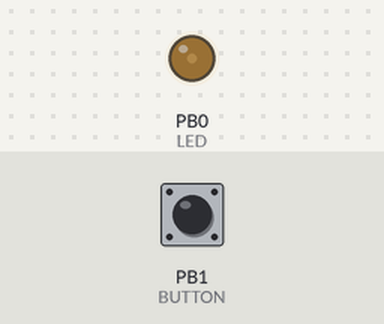
A program run on a simulated ATtiny13, built with avr-gcc and emulated at 9.6 MHz. Shown: output pins drawn as LEDs (lit = HIGH). The inputs (shaded band) are chosen by the test bench; at power-on: PB1 (BUTTON) LOW.

Above: at 1.2 s.
1.3 s: PB1 (BUTTON) pulled HIGH for 3.2 s
At 6.1 s:
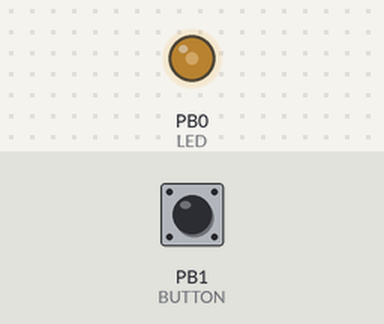
7.5 s: PB1 (BUTTON) pulled HIGH for 1 s
At 10.8 s:
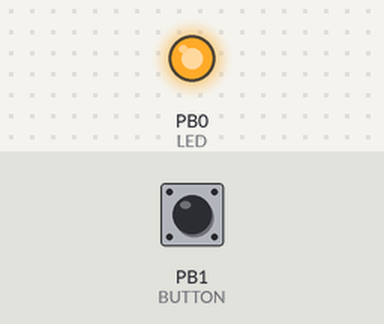
Timing chart, 0 to 14.7 s (numbered marks = the images above; inputs shaded):
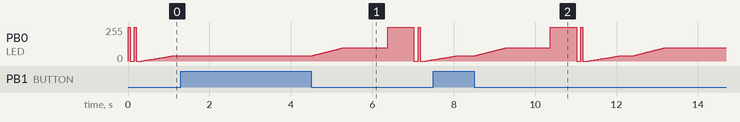

Measured:
- by itself, PB0 (LED): ramps from 0/255 to 255/255 and jumps back, once every 0.15 s

The program:

main.c
```c
#define F_CPU 9600000

#include <avr/io.h>
#include <util/delay.h>
#include <avr/interrupt.h>
#include <avr/sfr_defs.h>

#define PORT PORTB
#define PIN PINB
#define LED PB0
#define BUTTON PB1

#define _ledOn() (PORT |= _BV(LED))
#define _ledOff() (PORT &= ~_BV(LED))
#define TIMED 800

#define _ledOnTime(t)  _ledOn(); _delay_ms(t)
#define _ledOffTime(t) _ledOff(); _delay_ms(t)
#define _v(v) (OCR0A=255-v)

void delay(int ms){
    for(;ms;ms--) {
        _delay_ms(1);
    }
}

void ledChangeBrightness(int from, int to, int t) {
int v;

    if(from == to) {
        return;

    } else if(from < to) {
        v = (int)t/(to - from);
        for (;from <= to; from++) {
            delay(v);
            _v(from);
        }
    } else {
        v = (int)t/(from - to);
        for (;from >= to; from--) {
            delay(v);
            _v(from);
        }
    }
}

void timerOff() {
    TCCR0A &= ~_BV(COM0A1) & ~_BV(COM0A0);  // âûêë, ØÈÌ
    _v(0);
}

void timerOn(int v) {
    TCCR0A |= _BV(COM0A1) | _BV(COM0A0) | _BV(WGM00);  // óïðàâëåíèå âûõîäîì, ØÈÌ
    TCCR0B |= _BV(CS01); // äåëèòåëü N = 8
    _v(v);
}

enum step {ON, S1, FULL, MIG1, MIG2, OFF};
volatile unsigned char state = 0;

SIGNAL(INT0_vect) {
    cli();

    GIMSK &= ~_BV(INT0);  // Çàïðåùåíèå ïðåðûâàíèé PCINTn

    state++;
    if(state > OFF) {
        state = ON;
    }

    switch (state) {

    case ON:
        _ledOnTime(50);
        _ledOffTime(100);
        _ledOnTime(50);
        _ledOffTime(100);
        timerOn(0);
        ledChangeBrightness(0, 40, TIMED);
        break;

    case S1:
        ledChangeBrightness(40, 100, TIMED);
        break;

    case FULL: //full

        ledChangeBrightness(100, 255, TIMED);
        timerOff();
        _ledOn();

        break;

    case MIG1:
        timerOff();
        _ledOn();
        break;

    case MIG2:
        _ledOff();
        timerOn(0);
        break;

    default: // OFF
        timerOff();
        _ledOnTime(10);
        _ledOffTime(100);
        _ledOnTime(10);
        _ledOffTime(100);

        _ledOff();
    }

    _delay_ms(300);
    GIMSK |= _BV(INT0);  // Ðàçðåøåíèå ïðåðûâàíèé PCINTn
    sei();
}

int main(void) {

    PORT = 0;

    DDRB &= ~_BV(BUTTON);
    DDRB |= _BV(LED);

    MCUCR |= (1 << ISC01) & (0 << ISC00);  // ïðåðûâàíèå ïî âõîäó PCINT1 (PB1)
    GIMSK |= _BV(INT0);  // Ðàçðåøåíèå ïðåðûâàíèé PCINTn

    _ledOff();
    state = OFF;

    sei();

    for (;;) {
        if(state == MIG1) {
            _ledOnTime(20);
            _ledOffTime(100);
            _ledOnTime(20);
            _ledOffTime(100);
            _ledOnTime(20);
            _ledOffTime(1000);
        } else if(state == MIG2) {
            ledChangeBrightness(0, 255, 800);
            _delay_ms(500);
            ledChangeBrightness(255, 0, 800);
            _delay_ms(1000);
        }
    }

    return (0);
}
```
